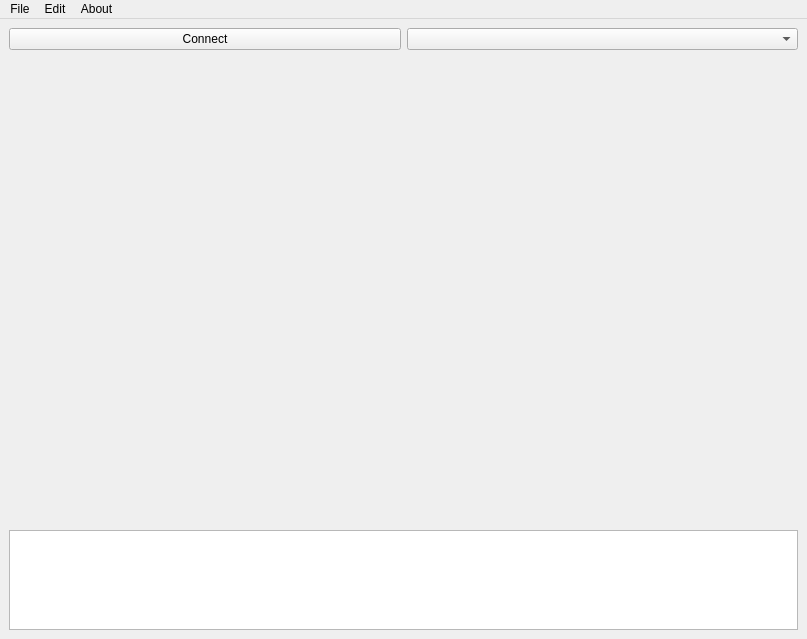
<?xml version="1.0" encoding="UTF-8"?>
<ui version="4.0">
 <class>EMGWidget</class>
 <widget class="QMainWindow" name="EMGWidget">
  <property name="geometry">
   <rect>
    <x>0</x>
    <y>0</y>
    <width>807</width>
    <height>639</height>
   </rect>
  </property>
  <property name="windowTitle">
   <string>EMG Viewer</string>
  </property>
  <widget class="QWidget" name="centralwidget">
   <layout class="QGridLayout" name="gridLayout_2">
    <item row="0" column="0">
     <layout class="QHBoxLayout" name="horizontalLayout">
      <item>
       <widget class="QPushButton" name="btn_ConnectDisconnect">
        <property name="text">
         <string>Connect</string>
        </property>
       </widget>
      </item>
      <item>
       <widget class="QComboBox" name="cb_COMP">
        <property name="enabled">
         <bool>true</bool>
        </property>
        <property name="minimumSize">
         <size>
          <width>0</width>
          <height>0</height>
         </size>
        </property>
        <property name="maximumSize">
         <size>
          <width>16777215</width>
          <height>16777215</height>
         </size>
        </property>
       </widget>
      </item>
     </layout>
    </item>
    <item row="1" column="0">
     <layout class="QVBoxLayout" name="verticalLayout">
      <item>
       <widget class="QCustomPlot" name="customPlot" native="true">
        <property name="enabled">
         <bool>true</bool>
        </property>
        <property name="sizePolicy">
         <sizepolicy hsizetype="Ignored" vsizetype="Ignored">
          <horstretch>0</horstretch>
          <verstretch>0</verstretch>
         </sizepolicy>
        </property>
        <property name="minimumSize">
         <size>
          <width>0</width>
          <height>400</height>
         </size>
        </property>
        <property name="maximumSize">
         <size>
          <width>16777215</width>
          <height>16777215</height>
         </size>
        </property>
       </widget>
      </item>
      <item>
       <widget class="QTextBrowser" name="textBrowser">
        <property name="enabled">
         <bool>true</bool>
        </property>
        <property name="sizePolicy">
         <sizepolicy hsizetype="MinimumExpanding" vsizetype="Fixed">
          <horstretch>0</horstretch>
          <verstretch>0</verstretch>
         </sizepolicy>
        </property>
        <property name="maximumSize">
         <size>
          <width>16777215</width>
          <height>100</height>
         </size>
        </property>
       </widget>
      </item>
     </layout>
    </item>
   </layout>
  </widget>
  <widget class="QMenuBar" name="menuBar">
   <property name="geometry">
    <rect>
     <x>0</x>
     <y>0</y>
     <width>807</width>
     <height>26</height>
    </rect>
   </property>
   <widget class="QMenu" name="menuFile">
    <property name="title">
     <string>File</string>
    </property>
    <addaction name="actionSave"/>
    <addaction name="actionOpen"/>
   </widget>
   <widget class="QMenu" name="menuEdit">
    <property name="title">
     <string>Edit</string>
    </property>
    <addaction name="actionClear_plot"/>
    <addaction name="actionClear_log"/>
    <addaction name="actionClear_all"/>
    <addaction name="actionPlot_color"/>
    <addaction name="sensorNumber"/>
   </widget>
   <widget class="QMenu" name="menuAbout">
    <property name="title">
     <string>About</string>
    </property>
    <addaction name="actionDevice_info"/>
   </widget>
   <addaction name="menuFile"/>
   <addaction name="menuEdit"/>
   <addaction name="menuAbout"/>
  </widget>
  <action name="actionSave">
   <property name="text">
    <string>Save</string>
   </property>
   <property name="shortcut">
    <string>Ctrl+S</string>
   </property>
  </action>
  <action name="actionOpen">
   <property name="text">
    <string>Open</string>
   </property>
   <property name="shortcut">
    <string>Ctrl+O</string>
   </property>
  </action>
  <action name="actionClear_plot">
   <property name="text">
    <string>Clear plot</string>
   </property>
  </action>
  <action name="actionPlot_color">
   <property name="text">
    <string>Plot color</string>
   </property>
  </action>
  <action name="actionDevice_info">
   <property name="text">
    <string>Device info</string>
   </property>
  </action>
  <action name="sensorNumber">
   <property name="text">
    <string>Number of sensors</string>
   </property>
  </action>
  <action name="actionClear_log">
   <property name="text">
    <string>Clear log</string>
   </property>
  </action>
  <action name="actionClear_all">
   <property name="text">
    <string>Clear all</string>
   </property>
  </action>
 </widget>
 <customwidgets>
  <customwidget>
   <class>QCustomPlot</class>
   <extends>QWidget</extends>
   <header>qcustomplot.h</header>
   <container>1</container>
  </customwidget>
 </customwidgets>
 <resources/>
 <connections/>
</ui>
